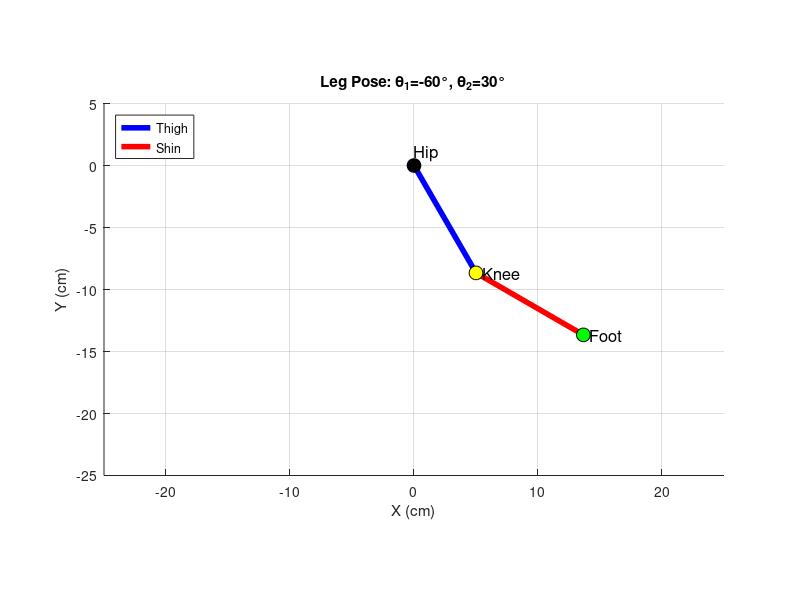

Reproduce this figure in MATLAB.
%% Stage 1: Forward Kinematics of 2-DOF Planar Leg
% This script computes where the foot is when you give it hip/knee angles.
clear; clc; close all;

%% 1. Define leg parameters (in cm)
L1 = 10;   % Thigh length
L2 = 10;   % Shin length

%% 2. Define joint angles (in degrees, then convert to radians)
theta1_deg = -60;   % Hip angle (negative = leg points down)
theta2_deg = 30;    % Knee angle (bent forward)

theta1 = deg2rad(theta1_deg);
theta2 = deg2rad(theta2_deg);

%% 3. Forward Kinematics equations (from your project doc)
% Hip joint is at origin (0,0)
% Knee joint position:
x_knee = L1 * cos(theta1);
y_knee = L1 * sin(theta1);

% Foot position:
x_foot = L1*cos(theta1) + L2*cos(theta1 + theta2);
y_foot = L1*sin(theta1) + L2*sin(theta1 + theta2);

fprintf('Knee position: (%.2f, %.2f) cm\n', x_knee, y_knee);
fprintf('Foot position: (%.2f, %.2f) cm\n', x_foot, y_foot);

%% 4. Plot the leg
figure('Color','w','Name','2-DOF Leg FK');
hold on; grid on; axis equal;

% Draw thigh (hip → knee)
plot([0 x_knee], [0 y_knee], 'b-', 'LineWidth', 4);

% Draw shin (knee → foot)
plot([x_knee x_foot], [y_knee y_foot], 'r-', 'LineWidth', 4);

% Draw joints
plot(0, 0, 'ko', 'MarkerSize', 10, 'MarkerFaceColor', 'k');          % Hip
plot(x_knee, y_knee, 'ko', 'MarkerSize', 10, 'MarkerFaceColor','y'); % Knee
plot(x_foot, y_foot, 'ko', 'MarkerSize', 10, 'MarkerFaceColor','g'); % Foot

% Labels
text(0, 1, 'Hip', 'FontSize', 12);
text(x_knee+0.5, y_knee, 'Knee', 'FontSize', 12);
text(x_foot+0.5, y_foot, 'Foot', 'FontSize', 12);

xlabel('X (cm)'); ylabel('Y (cm)');
title(sprintf('Leg Pose: \\theta_1=%d°, \\theta_2=%d°', theta1_deg, theta2_deg));
xlim([-25 25]); ylim([-25 5]);
legend('Thigh','Shin','Location','northwest');
